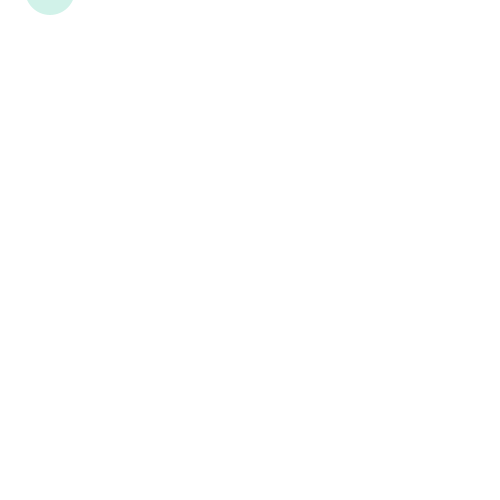
Frame 1 (no input)
Frame 60 (the mouse pressed at the canvas centre just before this capture): identical to frame 1, image omitted
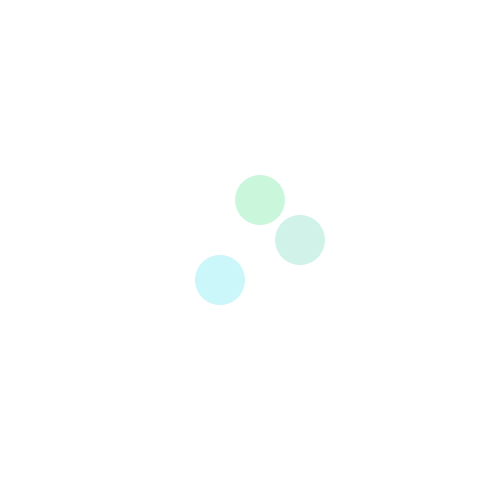
Frame 120 (the mouse held since frame 60 and released just before this capture)

The Processing sketch that drew these frames (run headless with seeded random() and noise(); from frame 60 on, the mouse is pressed at the canvas centre):

// Processing sketch: A8L_A3
// ── A8L_A3.pde
int diam = 50;

void setup(){
  size(500, 500);
  noStroke();
  // version 1
  // background(255);
}


void draw(){
  // version 2
  background(255);
  
  fill(32, 218, 232, 60);
  ellipse(mouseX-30, mouseY+30, diam, diam);
  fill(60, 200, 160, 60);
  ellipse(mouseX+50, mouseY-10, diam, diam);
  fill(30, 220, 100, 60);
  ellipse(mouseX+10, mouseY-50, diam, diam);
}
